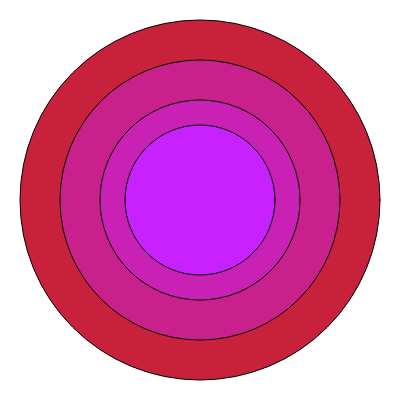
Frame 1 (no input)
Frame 60 (no input): identical to frame 1, image omitted
Frame 120 (the mouse pressed at the canvas centre since frame 60): identical to frame 1, image omitted

The p5.js sketch that drew this single still picture (run headless with seeded random() and noise() and a simulated clock; from frame 60 on, the mouse is pressed at the canvas centre):

// p5.js sketch
// ── sketch.js
let diameter = [360,280,200,150];
let colourVals = [60,140,180,255];
function setup(){
    createCanvas(400,400)
}

function draw(){
background(255)
for(let i = 0 ; i < diameter.length; i++){
    fill(200,33,colourVals[i])
    circle(200,200,diameter[i])
}
}
function mouseClicked(){
    
    colourVals.unshift (colourVals.pop())
}
